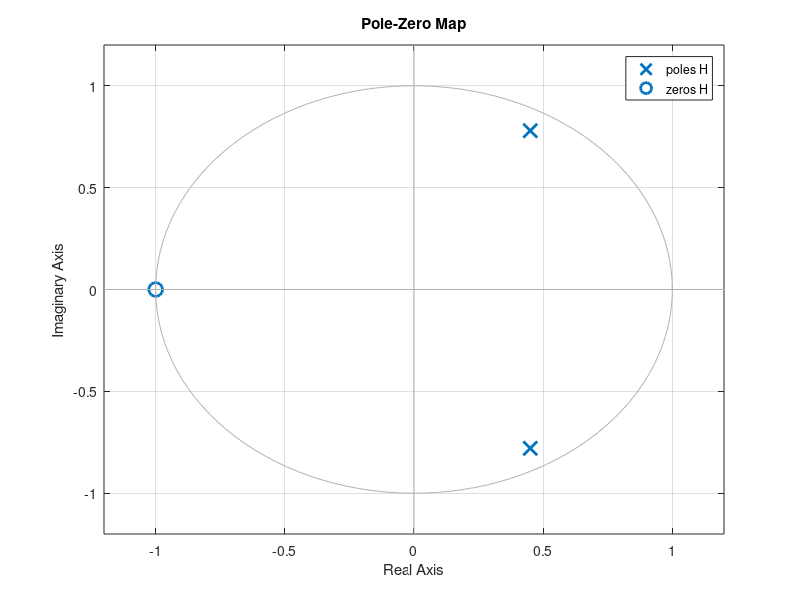

Here is the MATLAB script that generated this plot:
clc, clear;

% transfer function
H = tf([1,1],[1,-0.9,0.81],-1)

% extract num and den
[num,den] = tfdata(H);

% zeros is the vector when the num of tf = 0
zeros = roots(num{1})

% pole is the vector when the den of tf = 0
poles = roots(den{1})

pzmap(H)

